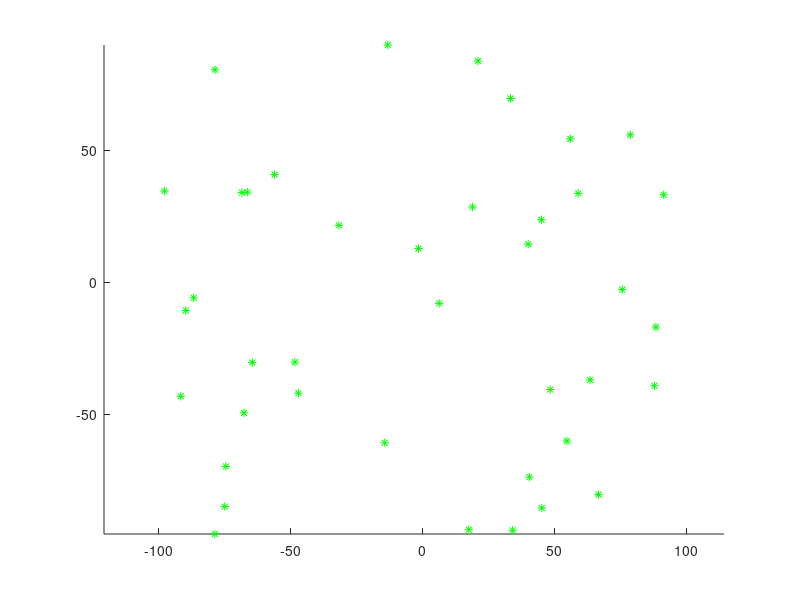

Reproduce this figure in MATLAB. (Note: this script raises an error after producing the figure.)
%EKF SLAM

close all; clear all; clc;
global xVehicleTrue Map RTrue UTrue nSteps
global SensorSettings

%change here sensor behaviour
SensorSettings.FieldOfView=45;
SensorSettings.Range=100;

DrawEveryNFrames=50;

nSteps=8000;

%when to take pictures
SnapShots=ceil(linspace(2,nSteps,25));

%size of problem

nFeatures=40;
MapSize=200;
Map=MapSize*rand(2,nFeatures)-MapSize/2;

UTrue=diag([0.01 0.01 1.5*pi/180]).^2;
RTrue=diag([1.1 5*pi/180]).^2;

UEst=2*UTrue;
REst=2*RTrue;
xVehicleTrue=[0;0;-pi/2];

xEst=xVehicleTrue;
PEst=diag([1 1 0.01]);
MappedFeatures=NaN*zeros(nFeatures,2);

%Store

PStore=NaN*zeros(nFeatures,nSteps);
xErrStore=NaN*zeros(nFeatures,nSteps);

%initial graphs
figure(1);
set(gcf,'units','normalized','outerposition',[0 0 1 1]);hold on; grid off; axis equal;
plot(Map(1,:),Map(2,:),'g*');hold on;
set(gcf,'doublebuffer','on');
hObsLine=line([0 0],[0 0]);
set(hObsLine,'linestyle',':');
a=axis; axis(a*1.1);

xOdomLast=GetOdometry(1);

for k=2:nSteps
    
    %Simulate world
    SimulateWorld(k);
    
    %get control
    xOdomNow=GetOdometry(k);
    u=tcomp(tinv(xOdomLast),xOdomNow);
    xOdomLast=xOdomNow;
    
    %we need this
    xVehicle=xEst(1:3);
    xMap=xEst(4:end);
    
    %prediction
    xVehiclePred=tcomp(xVehicle,u);
    PPredvv=J1(xVehicle,u)*PEst(1:3,1:3)*J1(xVehicle,u)'+J2(xVehicle,u)*UEst*J2(xVehicle,u)';
    PPredvm=J1(xVehicle,u)*PEst(1:3,4:end);
    PPredmm=PEst(4:end,4:end);
    
    xPred=[xVehiclePred;xMap];
    PPred=[PPredvv PPredvm;
        PPredvm' PPredmm];
    
    %observe a random feature
    [z,iFeature]=GetObservation(k);
    
    if (~isempty(z))
        %have we seen before
        if (~isnan(MappedFeatures(iFeature,1)))
            %predict observation
            FeatureIndex=MappedFeatures(iFeature,1);
            xFeature=xPred(FeatureIndex:FeatureIndex+1);
            
            zPred=DoObservationModel(xPred(1:3,1),xFeature); %Yo creo que en lugar de xVehicle es xPred(1:3)!!!
            
            [jHxv,jHxf]=GetObsJacs(xPred(1:3,1),xFeature);%same as above
            jH=zeros(2,length(xEst));
            jH(:,FeatureIndex:FeatureIndex+1)=jHxf;
            jH(:,1:3)=jHxv;
            
            Innov=z-zPred;
            Innov(2)=AngleWrap(Innov(2));
            
            S=jH*PPred*jH'+REst;
            W=PPred*jH'*inv(S);
            xEst=xPred+W*Innov;
            PEst=PPred-W*S*W';
            
            PEst=0.5*(PEst+PEst');
            
        else
            %new feature
            nStates=length(xEst);
            xFeature=xPred(1:2,1)+[z(1)*cos(z(2)+xVehicle(3));z(1)*sin(z(2)+xVehicle(3))];
            xEst=[xEst;xFeature];
            MappedFeatures(iFeature,:)=[length(xEst)-1 length(xEst)];
            
            [jGxv, jGz]=GetNewFeatureJacs(xVehicle,z);
            
            M=[eye(nStates), zeros(nStates,2);jGxv, zeros(2,nStates-3),jGz];
            PEst=M*blkdiag(PEst,REst)*M';
            
        end
        
    else
        xEst=xPred;
        PEst=PPred;
        
    end
    
    
    if(mod(k-2,DrawEveryNFrames)==0)
        a=axis;
        clf;
        axis(a);hold on;
        n=length(xEst);
        nF=(n-3)/2;
        DoVehicleGraphics(xEst(1:3),PEst(1:3,1:3),3,[0 1]);
        
        if (~isnan(z))
            h=line([xEst(1), xFeature(1)],[xEst(2),xFeature(2)]);
            set(h,'linestyle',':');
        end
        for (i=1:nF)
            iF=3+2*i-1;
            plot(xEst(iF),xEst(iF+1),'b*');
            PlotEllipse(xEst(iF:iF+1),PEst(iF:iF+1,iF:iF+1),3);
        end
        fprintf('k_=_%d\n',k);
        xlabel('X Coordinate'); ylabel('Y Coordinate'); title('Feature Based SLAM - EKF');
        drawnow;
        %pause(0.1)
    end
    
    if(ismember(k,SnapShots))
        iPic=find(SnapShots==k);
        print(gcf,'-depsc',sprintf('EKFSLAM%d.eps',iPic));
    end
    
end
            
            
    
    